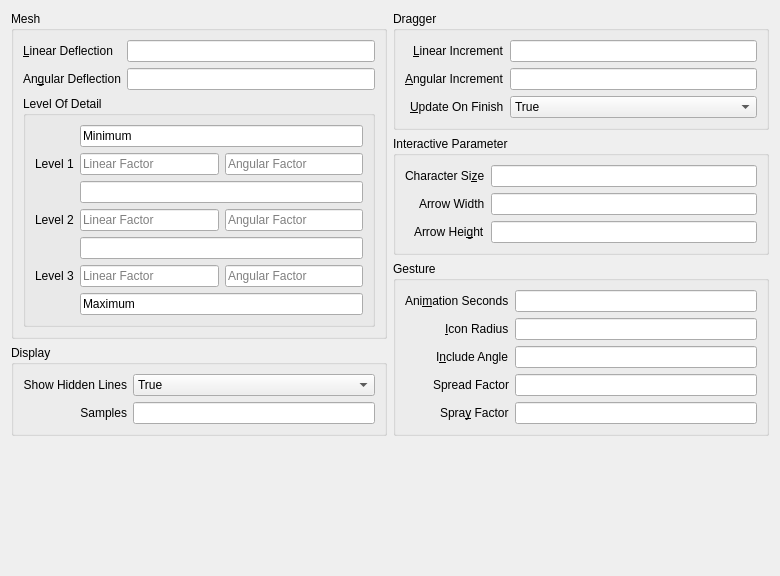
         <widget class="QWidget" name="scrollAreaWidgetContents">
          <property name="geometry">
           <rect>
            <x>0</x>
            <y>0</y>
            <width>780</width>
            <height>576</height>
           </rect>
          </property>
          <layout class="QVBoxLayout" name="verticalLayout_23">
           <item>
            <layout class="QVBoxLayout" name="verticalLayout_6">
             <item>
              <layout class="QHBoxLayout" name="horizontalLayout_2">
               <item>
                <layout class="QVBoxLayout" name="verticalLayout_4">
                 <item>
                  <widget class="QGroupBox" name="meshGroupBox">
                   <property name="title">
                    <string>Mesh</string>
                   </property>
                   <layout class="QVBoxLayout" name="verticalLayout_2">
                    <item>
                     <layout class="QGridLayout" name="gridLayout">
                      <item row="0" column="0">
                       <widget class="QLabel" name="linearDeflectionLabel">
                        <property name="whatsThis">
                         <string>&lt;html&gt;&lt;head/&gt;&lt;body&gt;&lt;p&gt;Linear deviation controlling mesh roughness.&lt;/p&gt;&lt;/body&gt;&lt;/html&gt;</string>
                        </property>
                        <property name="text">
                         <string>&amp;Linear Deflection</string>
                        </property>
                        <property name="buddy">
                         <cstring>linearDeflectionEdit</cstring>
                        </property>
                       </widget>
                      </item>
                      <item row="0" column="1">
                       <widget class="QLineEdit" name="linearDeflectionEdit">
                        <property name="sizePolicy">
                         <sizepolicy hsizetype="Expanding" vsizetype="Fixed">
                          <horstretch>0</horstretch>
                          <verstretch>0</verstretch>
                         </sizepolicy>
                        </property>
                        <property name="whatsThis">
                         <string>&lt;html&gt;&lt;head/&gt;&lt;body&gt;&lt;p&gt;Linear deviation controlling mesh roughness.&lt;/p&gt;&lt;p&gt;Default value of 1.0&lt;/p&gt;&lt;/body&gt;&lt;/html&gt;</string>
                        </property>
                        <property name="readOnly">
                         <bool>false</bool>
                        </property>
                        <property name="placeholderText">
                         <string/>
                        </property>
                       </widget>
                      </item>
                      <item row="1" column="0">
                       <widget class="QLabel" name="angularDeflectionLabel">
                        <property name="whatsThis">
                         <string>&lt;html&gt;&lt;head/&gt;&lt;body&gt;&lt;p&gt;Angular deviation, in degrees, controlling mesh roughness.&lt;/p&gt;&lt;/body&gt;&lt;/html&gt;</string>
                        </property>
                        <property name="text">
                         <string>An&amp;gular Deflection</string>
                        </property>
                        <property name="buddy">
                         <cstring>angularDeflectionEdit</cstring>
                        </property>
                       </widget>
                      </item>
                      <item row="1" column="1">
                       <widget class="QLineEdit" name="angularDeflectionEdit">
                        <property name="whatsThis">
                         <string>&lt;html&gt;&lt;head/&gt;&lt;body&gt;&lt;p&gt;Angular deviation, in degrees, controlling mesh roughness.&lt;/p&gt;&lt;p&gt;Default value of 120.0&lt;/p&gt;&lt;/body&gt;&lt;/html&gt;</string>
                        </property>
                       </widget>
                      </item>
                     </layout>
                    </item>
                    <item>
                     <widget class="QGroupBox" name="LODGroup">
                      <property name="whatsThis">
                       <string>&lt;html&gt;&lt;head/&gt;&lt;body&gt;&lt;p&gt;Values for different levels of visual mesh refinement.&lt;/p&gt;&lt;/body&gt;&lt;/html&gt;</string>
                      </property>
                      <property name="title">
                       <string>Level Of Detail</string>
                      </property>
                      <layout class="QGridLayout" name="gridLayout_22">
                       <item row="3" column="1">
                        <layout class="QHBoxLayout" name="horizontalLayout_3">
                         <item>
                          <widget class="QLineEdit" name="level2LinearEdit">
                           <property name="whatsThis">
                            <string>&lt;html&gt;&lt;head/&gt;&lt;body&gt;&lt;p&gt;Factor of linear deflection for this level of detail.&lt;/p&gt;&lt;p&gt;Default of 0.1&lt;/p&gt;&lt;/body&gt;&lt;/html&gt;</string>
                           </property>
                           <property name="placeholderText">
                            <string>Linear Factor</string>
                           </property>
                          </widget>
                         </item>
                         <item>
                          <widget class="QLineEdit" name="level2AngularEdit">
                           <property name="whatsThis">
                            <string>&lt;html&gt;&lt;head/&gt;&lt;body&gt;&lt;p&gt;Factor of angular deflection for this level of detail.&lt;/p&gt;&lt;p&gt;Default of 0.5&lt;/p&gt;&lt;/body&gt;&lt;/html&gt;</string>
                           </property>
                           <property name="placeholderText">
                            <string>Angular Factor</string>
                           </property>
                          </widget>
                         </item>
                        </layout>
                       </item>
                       <item row="2" column="1">
                        <widget class="QLineEdit" name="levelEdit01">
                         <property name="whatsThis">
                          <string>&lt;html&gt;&lt;head/&gt;&lt;body&gt;&lt;p&gt;Factor of screen height pixels. Default value of 0.1&lt;/p&gt;&lt;p&gt;Maximum range value for level 1, minimum range value for level 2. &lt;/p&gt;&lt;/body&gt;&lt;/html&gt;</string>
                         </property>
                        </widget>
                       </item>
                       <item row="1" column="1">
                        <layout class="QHBoxLayout" name="horizontalLayout">
                         <item>
                          <widget class="QLineEdit" name="level1LinearEdit">
                           <property name="whatsThis">
                            <string>&lt;html&gt;&lt;head/&gt;&lt;body&gt;&lt;p&gt;Factor of linear deflection for this level of detail&lt;/p&gt;&lt;p&gt;Default value of 1.0&lt;/p&gt;&lt;/body&gt;&lt;/html&gt;</string>
                           </property>
                           <property name="placeholderText">
                            <string>Linear Factor</string>
                           </property>
                          </widget>
                         </item>
                         <item>
                          <widget class="QLineEdit" name="level1AngularEdit">
                           <property name="whatsThis">
                            <string>&lt;html&gt;&lt;head/&gt;&lt;body&gt;&lt;p&gt;Factor of angular deflection for this level of detail.&lt;/p&gt;&lt;p&gt;Default value of 1.0&lt;/p&gt;&lt;/body&gt;&lt;/html&gt;</string>
                           </property>
                           <property name="placeholderText">
                            <string>Angular Factor</string>
                           </property>
                          </widget>
                         </item>
                        </layout>
                       </item>
                       <item row="5" column="1">
                        <layout class="QHBoxLayout" name="horizontalLayout_4">
                         <item>
                          <widget class="QLineEdit" name="level3LinearEdit">
                           <property name="whatsThis">
                            <string>&lt;html&gt;&lt;head/&gt;&lt;body&gt;&lt;p&gt;Factor of linear deflection for this level of detail&lt;/p&gt;&lt;p&gt;Default of 0.01&lt;/p&gt;&lt;/body&gt;&lt;/html&gt;</string>
                           </property>
                           <property name="placeholderText">
                            <string>Linear Factor</string>
                           </property>
                          </widget>
                         </item>
                         <item>
                          <widget class="QLineEdit" name="level3AngularEdit">
                           <property name="whatsThis">
                            <string>&lt;html&gt;&lt;head/&gt;&lt;body&gt;&lt;p&gt;Factor of angular deflection for this level of detail.&lt;/p&gt;&lt;p&gt;Default of 0.25&lt;/p&gt;&lt;/body&gt;&lt;/html&gt;</string>
                           </property>
                           <property name="placeholderText">
                            <string>Angular Factor</string>
                           </property>
                          </widget>
                         </item>
                        </layout>
                       </item>
                       <item row="1" column="0">
                        <widget class="QLabel" name="level1Label">
                         <property name="text">
                          <string>Level 1</string>
                         </property>
                        </widget>
                       </item>
                       <item row="0" column="1">
                        <widget class="QLineEdit" name="levelEdit00">
                         <property name="whatsThis">
                          <string>&lt;html&gt;&lt;head/&gt;&lt;body&gt;&lt;p&gt;Minimum value of level 1 range. Permantly set to 0.0&lt;/p&gt;&lt;/body&gt;&lt;/html&gt;</string>
                         </property>
                         <property name="text">
                          <string>Minimum</string>
                         </property>
                         <property name="readOnly">
                          <bool>true</bool>
                         </property>
                        </widget>
                       </item>
                       <item row="4" column="1">
                        <widget class="QLineEdit" name="levelEdit02">
                         <property name="whatsThis">
                          <string>&lt;html&gt;&lt;head/&gt;&lt;body&gt;&lt;p&gt;Factor of screen height pixels. Default value of 2.0&lt;/p&gt;&lt;p&gt;Maximum range value for level 2, minimum range value for level 3. &lt;/p&gt;&lt;/body&gt;&lt;/html&gt;</string>
                         </property>
                        </widget>
                       </item>
                       <item row="3" column="0">
                        <widget class="QLabel" name="level2Label">
                         <property name="text">
                          <string>Level 2</string>
                         </property>
                        </widget>
                       </item>
                       <item row="5" column="0">
                        <widget class="QLabel" name="level3Label">
                         <property name="text">
                          <string>Level 3</string>
                         </property>
                        </widget>
                       </item>
                       <item row="6" column="1">
                        <widget class="QLineEdit" name="levelEdit03">
                         <property name="whatsThis">
                          <string>&lt;html&gt;&lt;head/&gt;&lt;body&gt;&lt;p&gt;Maximum value of level 3 range. Permantly set to float max&lt;/p&gt;&lt;/body&gt;&lt;/html&gt;</string>
                         </property>
                         <property name="text">
                          <string>Maximum</string>
                         </property>
                         <property name="readOnly">
                          <bool>true</bool>
                         </property>
                        </widget>
                       </item>
                      </layout>
                     </widget>
                    </item>
                   </layout>
                  </widget>
                 </item>
                 <item>
                  <widget class="QGroupBox" name="displayGroup">
                   <property name="title">
                    <string>Display</string>
                   </property>
                   <layout class="QGridLayout" name="gridLayout_21">
                    <item row="0" column="0">
                     <widget class="QLabel" name="hiddenLineLabel">
                      <property name="whatsThis">
                       <string>&lt;html&gt;&lt;head/&gt;&lt;body&gt;&lt;p&gt;Whether 3d View show hidden lines.&lt;/p&gt;&lt;/body&gt;&lt;/html&gt;</string>
                      </property>
                      <property name="text">
                       <string>Show Hidden Lines</string>
                      </property>
                      <property name="alignment">
                       <set>Qt::AlignRight|Qt::AlignTrailing|Qt::AlignVCenter</set>
                      </property>
                     </widget>
                    </item>
                    <item row="0" column="1">
                     <widget class="QComboBox" name="hiddenLineCombo">
                      <property name="whatsThis">
                       <string>&lt;html&gt;&lt;head/&gt;&lt;body&gt;&lt;p&gt;Whether 3d View show hidden lines.&lt;/p&gt;&lt;/body&gt;&lt;/html&gt;</string>
                      </property>
                      <item>
                       <property name="text">
                        <string>True</string>
                       </property>
                      </item>
                      <item>
                       <property name="text">
                        <string>False</string>
                       </property>
                      </item>
                     </widget>
                    </item>
                    <item row="1" column="0">
                     <widget class="QLabel" name="samplesLabel">
                      <property name="whatsThis">
                       <string>&lt;html&gt;&lt;head/&gt;&lt;body&gt;&lt;p&gt;&amp;lt;html&amp;gt;&amp;lt;head/&amp;gt;&amp;lt;body&amp;gt;&amp;lt;p&amp;gt;Number of samples for antialiasing. Restart application to take effect&amp;lt;/p&amp;gt;&amp;lt;/body&amp;gt;&amp;lt;/html&amp;gt;&lt;/p&gt;&lt;/body&gt;&lt;/html&gt;</string>
                      </property>
                      <property name="text">
                       <string>Samples</string>
                      </property>
                      <property name="alignment">
                       <set>Qt::AlignRight|Qt::AlignTrailing|Qt::AlignVCenter</set>
                      </property>
                     </widget>
                    </item>
                    <item row="1" column="1">
                     <widget class="QLineEdit" name="samplesLineEdit">
                      <property name="whatsThis">
                       <string>&lt;html&gt;&lt;head/&gt;&lt;body&gt;&lt;p&gt;&amp;lt;html&amp;gt;&amp;lt;head/&amp;gt;&amp;lt;body&amp;gt;&amp;lt;p&amp;gt;Number of samples for antialiasing. Restart application to take effect&amp;lt;/p&amp;gt;&amp;lt;/body&amp;gt;&amp;lt;/html&amp;gt;&lt;/p&gt;&lt;/body&gt;&lt;/html&gt;</string>
                      </property>
                     </widget>
                    </item>
                   </layout>
                  </widget>
                 </item>
                 <item>
                  <spacer name="verticalSpacer_2">
                   <property name="orientation">
                    <enum>Qt::Vertical</enum>
                   </property>
                   <property name="sizeHint" stdset="0">
                    <size>
                     <width>20</width>
                     <height>40</height>
                    </size>
                   </property>
                  </spacer>
                 </item>
                </layout>
               </item>
               <item>
                <layout class="QVBoxLayout" name="verticalLayout_3">
                 <item>
                  <widget class="QGroupBox" name="draggerGroupBox">
                   <property name="title">
                    <string>Dragger</string>
                   </property>
                   <layout class="QGridLayout" name="gridLayout_2">
                    <item row="0" column="0" alignment="Qt::AlignRight">
                     <widget class="QLabel" name="linearIncrementLabel">
                      <property name="whatsThis">
                       <string>&lt;html&gt;&lt;head/&gt;&lt;body&gt;&lt;p&gt;Increment for linear dragger snapping.&lt;/p&gt;&lt;/body&gt;&lt;/html&gt;</string>
                      </property>
                      <property name="text">
                       <string>&amp;Linear Increment</string>
                      </property>
                      <property name="buddy">
                       <cstring>linearIncrementEdit</cstring>
                      </property>
                     </widget>
                    </item>
                    <item row="0" column="1">
                     <widget class="QLineEdit" name="linearIncrementEdit">
                      <property name="whatsThis">
                       <string>&lt;html&gt;&lt;head/&gt;&lt;body&gt;&lt;p&gt;Increment for linear dragger snapping.&lt;/p&gt;&lt;/body&gt;&lt;/html&gt;</string>
                      </property>
                     </widget>
                    </item>
                    <item row="1" column="0" alignment="Qt::AlignRight">
                     <widget class="QLabel" name="angularIncrementLabel">
                      <property name="whatsThis">
                       <string>&lt;html&gt;&lt;head/&gt;&lt;body&gt;&lt;p&gt;Increment for angular dragger snapping.&lt;/p&gt;&lt;/body&gt;&lt;/html&gt;</string>
                      </property>
                      <property name="text">
                       <string>&amp;Angular Increment</string>
                      </property>
                      <property name="buddy">
                       <cstring>angularIncrementEdit</cstring>
                      </property>
                     </widget>
                    </item>
                    <item row="1" column="1">
                     <widget class="QLineEdit" name="angularIncrementEdit">
                      <property name="whatsThis">
                       <string>&lt;html&gt;&lt;head/&gt;&lt;body&gt;&lt;p&gt;Increment for linear dragger snapping.&lt;/p&gt;&lt;/body&gt;&lt;/html&gt;</string>
                      </property>
                     </widget>
                    </item>
                    <item row="2" column="0" alignment="Qt::AlignRight">
                     <widget class="QLabel" name="updateOnFinishLabel">
                      <property name="whatsThis">
                       <string>&lt;html&gt;&lt;head/&gt;&lt;body&gt;&lt;p&gt;Controls automatic updates on changes.&lt;/p&gt;&lt;/body&gt;&lt;/html&gt;</string>
                      </property>
                      <property name="text">
                       <string>&amp;Update On Finish</string>
                      </property>
                      <property name="buddy">
                       <cstring>updateOnFinishCombo</cstring>
                      </property>
                     </widget>
                    </item>
                    <item row="2" column="1">
                     <widget class="QComboBox" name="updateOnFinishCombo">
                      <property name="whatsThis">
                       <string>&lt;html&gt;&lt;head/&gt;&lt;body&gt;&lt;p&gt;Controls automatic updates on changes.&lt;/p&gt;&lt;/body&gt;&lt;/html&gt;</string>
                      </property>
                      <item>
                       <property name="text">
                        <string>True</string>
                       </property>
                      </item>
                      <item>
                       <property name="text">
                        <string>False</string>
                       </property>
                      </item>
                     </widget>
                    </item>
                   </layout>
                   <zorder>updateOnFinishLabel</zorder>
                   <zorder>linearIncrementLabel</zorder>
                   <zorder>linearIncrementEdit</zorder>
                   <zorder>angularIncrementLabel</zorder>
                   <zorder>angularIncrementEdit</zorder>
                   <zorder>updateOnFinishCombo</zorder>
                  </widget>
                 </item>
                 <item>
                  <widget class="QGroupBox" name="interactiveParameterGroupBox">
                   <property name="title">
                    <string>Interactive Parameter</string>
                   </property>
                   <layout class="QGridLayout" name="gridLayout_5">
                    <item row="0" column="0" alignment="Qt::AlignRight">
                     <widget class="QLabel" name="characterSizeLabel">
                      <property name="whatsThis">
                       <string>&lt;html&gt;&lt;head/&gt;&lt;body&gt;&lt;p&gt;Character size of dimension.&lt;/p&gt;&lt;/body&gt;&lt;/html&gt;</string>
                      </property>
                      <property name="text">
                       <string>Character Si&amp;ze</string>
                      </property>
                      <property name="buddy">
                       <cstring>characterSizeEdit</cstring>
                      </property>
                     </widget>
                    </item>
                    <item row="0" column="1">
                     <widget class="QLineEdit" name="characterSizeEdit">
                      <property name="whatsThis">
                       <string>&lt;html&gt;&lt;head/&gt;&lt;body&gt;&lt;p&gt;Character size of dimension.&lt;/p&gt;&lt;/body&gt;&lt;/html&gt;</string>
                      </property>
                     </widget>
                    </item>
                    <item row="1" column="0" alignment="Qt::AlignRight">
                     <widget class="QLabel" name="arrowWidthLabel">
                      <property name="whatsThis">
                       <string>&lt;html&gt;&lt;head/&gt;&lt;body&gt;&lt;p&gt;Width of arrow.&lt;/p&gt;&lt;/body&gt;&lt;/html&gt;</string>
                      </property>
                      <property name="text">
                       <string>Arrow Width</string>
                      </property>
                      <property name="buddy">
                       <cstring>arrowWidthEdit</cstring>
                      </property>
                     </widget>
                    </item>
                    <item row="1" column="1">
                     <widget class="QLineEdit" name="arrowWidthEdit">
                      <property name="whatsThis">
                       <string>&lt;html&gt;&lt;head/&gt;&lt;body&gt;&lt;p&gt;Width of arrow.&lt;/p&gt;&lt;/body&gt;&lt;/html&gt;</string>
                      </property>
                     </widget>
                    </item>
                    <item row="2" column="0" alignment="Qt::AlignRight">
                     <widget class="QLabel" name="arrowHeightLabel">
                      <property name="whatsThis">
                       <string>&lt;html&gt;&lt;head/&gt;&lt;body&gt;&lt;p&gt;Height of arrow.&lt;/p&gt;&lt;/body&gt;&lt;/html&gt;</string>
                      </property>
                      <property name="text">
                       <string>Arrow Hei&amp;ght</string>
                      </property>
                      <property name="buddy">
                       <cstring>arrowHeightEdit</cstring>
                      </property>
                     </widget>
                    </item>
                    <item row="2" column="1">
                     <widget class="QLineEdit" name="arrowHeightEdit">
                      <property name="whatsThis">
                       <string>&lt;html&gt;&lt;head/&gt;&lt;body&gt;&lt;p&gt;Height of arrow.&lt;/p&gt;&lt;/body&gt;&lt;/html&gt;</string>
                      </property>
                     </widget>
                    </item>
                   </layout>
                  </widget>
                 </item>
                 <item>
                  <widget class="QGroupBox" name="gestureGroupBox">
                   <property name="title">
                    <string>Gesture</string>
                   </property>
                   <layout class="QGridLayout" name="gridLayout_4">
                    <item row="0" column="1">
                     <widget class="QLineEdit" name="gestureTimeEdit">
                      <property name="whatsThis">
                       <string>&lt;html&gt;&lt;head/&gt;&lt;body&gt;&lt;p&gt;Amount of time, in seconds, to expand menu sub items.&lt;/p&gt;&lt;/body&gt;&lt;/html&gt;</string>
                      </property>
                     </widget>
                    </item>
                    <item row="0" column="0" alignment="Qt::AlignRight">
                     <widget class="QLabel" name="gestureTimeLabel">
                      <property name="whatsThis">
                       <string>&lt;html&gt;&lt;head/&gt;&lt;body&gt;&lt;p&gt;Amount of time, in seconds, to expand menu sub items.&lt;/p&gt;&lt;/body&gt;&lt;/html&gt;</string>
                      </property>
                      <property name="text">
                       <string>Ani&amp;mation Seconds</string>
                      </property>
                      <property name="buddy">
                       <cstring>gestureTimeEdit</cstring>
                      </property>
                     </widget>
                    </item>
                    <item row="1" column="0" alignment="Qt::AlignRight">
                     <widget class="QLabel" name="gestureIconRadiusLabel">
                      <property name="whatsThis">
                       <string>&lt;html&gt;&lt;head/&gt;&lt;body&gt;&lt;p&gt;Icon radius in pixels.&lt;/p&gt;&lt;/body&gt;&lt;/html&gt;</string>
                      </property>
                      <property name="text">
                       <string>&amp;Icon Radius</string>
                      </property>
                      <property name="buddy">
                       <cstring>gestureIconRadiusEdit</cstring>
                      </property>
                     </widget>
                    </item>
                    <item row="2" column="0" alignment="Qt::AlignRight">
                     <widget class="QLabel" name="gestureIncludeAngleLabel">
                      <property name="whatsThis">
                       <string>&lt;html&gt;&lt;head/&gt;&lt;body&gt;&lt;p&gt;Maximum included angle of sub-items.&lt;/p&gt;&lt;/body&gt;&lt;/html&gt;</string>
                      </property>
                      <property name="text">
                       <string>I&amp;nclude Angle</string>
                      </property>
                      <property name="buddy">
                       <cstring>gestureIncludeAngleEdit</cstring>
                      </property>
                     </widget>
                    </item>
                    <item row="3" column="1">
                     <widget class="QLineEdit" name="gestureSpreadFactorEdit">
                      <property name="whatsThis">
                       <string>&lt;html&gt;&lt;head/&gt;&lt;body&gt;&lt;p&gt;Factor of icon radius describing distance between sub items.&lt;/p&gt;&lt;/body&gt;&lt;/html&gt;</string>
                      </property>
                     </widget>
                    </item>
                    <item row="3" column="0" alignment="Qt::AlignRight">
                     <widget class="QLabel" name="gestureSpreadFactorLabel">
                      <property name="whatsThis">
                       <string>&lt;html&gt;&lt;head/&gt;&lt;body&gt;&lt;p&gt;Factor of icon radius describing distance between sub items.&lt;/p&gt;&lt;/body&gt;&lt;/html&gt;</string>
                      </property>
                      <property name="text">
                       <string>Spread Factor</string>
                      </property>
                      <property name="buddy">
                       <cstring>gestureSpreadFactorEdit</cstring>
                      </property>
                     </widget>
                    </item>
                    <item row="1" column="1">
                     <widget class="QLineEdit" name="gestureIconRadiusEdit">
                      <property name="whatsThis">
                       <string>&lt;html&gt;&lt;head/&gt;&lt;body&gt;&lt;p&gt;Icon radius in pixels.&lt;/p&gt;&lt;/body&gt;&lt;/html&gt;</string>
                      </property>
                     </widget>
                    </item>
                    <item row="2" column="1">
                     <widget class="QLineEdit" name="gestureIncludeAngleEdit">
                      <property name="whatsThis">
                       <string>&lt;html&gt;&lt;head/&gt;&lt;body&gt;&lt;p&gt;Maximum included angle of sub-items.&lt;/p&gt;&lt;/body&gt;&lt;/html&gt;</string>
                      </property>
                     </widget>
                    </item>
                    <item row="4" column="0" alignment="Qt::AlignRight">
                     <widget class="QLabel" name="gestureSprayFactorLabel">
                      <property name="whatsThis">
                       <string>&lt;html&gt;&lt;head/&gt;&lt;body&gt;&lt;p&gt;Factor of icon radius describing minimum distance between menu and sub items.&lt;/p&gt;&lt;/body&gt;&lt;/html&gt;</string>
                      </property>
                      <property name="text">
                       <string>Spra&amp;y Factor</string>
                      </property>
                      <property name="buddy">
                       <cstring>gestureSprayFactorEdit</cstring>
                      </property>
                     </widget>
                    </item>
                    <item row="4" column="1">
                     <widget class="QLineEdit" name="gestureSprayFactorEdit">
                      <property name="whatsThis">
                       <string>&lt;html&gt;&lt;head/&gt;&lt;body&gt;&lt;p&gt;Factor of icon radius describing minimum distance between menu and sub items.&lt;/p&gt;&lt;/body&gt;&lt;/html&gt;</string>
                      </property>
                     </widget>
                    </item>
                   </layout>
                  </widget>
                 </item>
                 <item>
                  <spacer name="verticalSpacer_3">
                   <property name="orientation">
                    <enum>Qt::Vertical</enum>
                   </property>
                   <property name="sizeHint" stdset="0">
                    <size>
                     <width>20</width>
                     <height>40</height>
                    </size>
                   </property>
                  </spacer>
                 </item>
                </layout>
               </item>
              </layout>
             </item>
             <item>
              <spacer name="verticalSpacer">
               <property name="orientation">
                <enum>Qt::Vertical</enum>
               </property>
               <property name="sizeHint" stdset="0">
                <size>
                 <width>20</width>
                 <height>38</height>
                </size>
               </property>
              </spacer>
             </item>
            </layout>
           </item>
          </layout>
         </widget>
